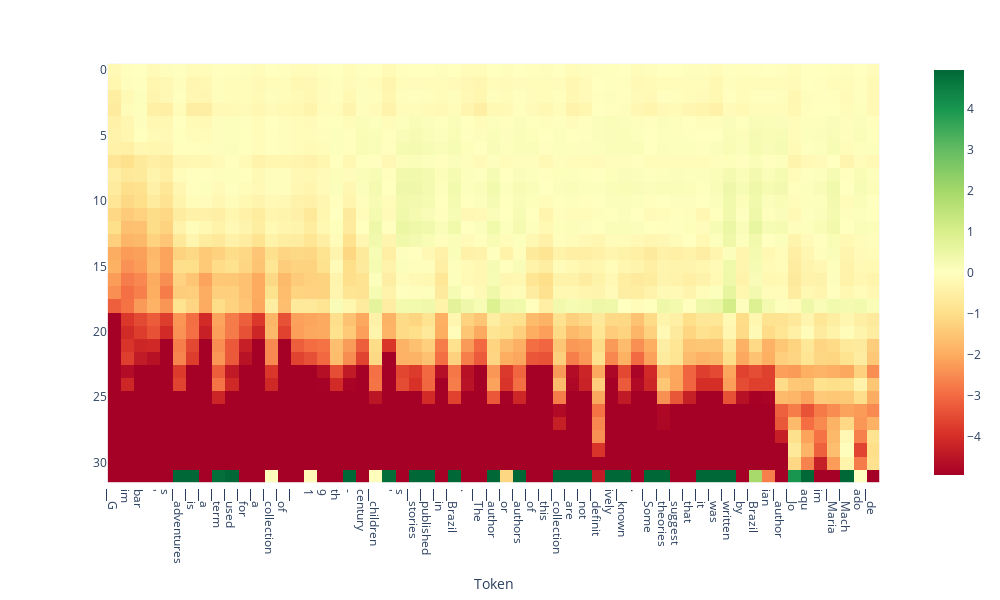

Notebook code for this chart:
### Code cell
tokens = tokenizer.tokenize(output['text'])
doc.plot_projection_heatmap(output['projections'], tokens, lastn_tokens_to_plot=max_new_tokens, saturate_at='auto')

### Figure 1 — Plotly figure (JSON) as saved in the notebook; plotly's stock layout.template omitted (floating-point values rounded to 4 significant figures; data arrays with more than 128 entries replaced by an {"elided": "..."} marker saying what was removed)
{"data": [{"coloraxis": "coloraxis", "hovertemplate": "Token: %{x}<br>y: %{y}<br>color: %{z}<extra></extra>", "name": "0", "type": "heatmap", "xaxis": "x", "yaxis": "y", "z": {"elided": "32x59 float values"}}], "layout": {"coloraxis": {"cmax": 4.935, "cmin": -4.935, "colorscale": [[0, "rgb(165,0,38)"], [0.1, "rgb(215,48,39)"], [0.2, "rgb(244,109,67)"], [0.3, "rgb(253,174,97)"], [0.4, "rgb(254,224,139)"], [0.5, "rgb(255,255,191)"], [0.6, "rgb(217,239,139)"], [0.7, "rgb(166,217,106)"], [0.8, "rgb(102,189,99)"], [0.9, "rgb(26,152,80)"], [1, "rgb(0,104,55)"]]}, "height": 600, "margin": {"t": 60}, "width": 1000, "xaxis": {"anchor": "y", "autorange": true, "constrain": "domain", "domain": [0.03347, 0.9665], "range": [-0.5, 58.5], "scaleanchor": "y", "ticktext": ["▁G", "im", "bar", "'", "s", "▁adventures", "▁is", "▁a", "▁term", "▁used", "▁for", "▁a", "▁collection", "▁of", "▁", "1", "9", "th", "-", "century", "▁children", "'", "s", "▁stories", "▁published", "▁in", "▁Brazil", ".", "▁The", "▁author", "▁or", "▁authors", "▁of", "▁this", "▁collection", "▁are", "▁not", "▁definit", "ively", "▁known", ".", "▁Some", "▁theories", "▁suggest", "▁that", "▁it", "▁was", "▁written", "▁by", "▁Brazil", "ian", "▁author", "▁Jo", "aqu", "im", "▁Maria", "▁Mach", "ado", "▁de", "▁Ass"], "tickvals": [0, 1, 2, 3, 4, 5, 6, 7, 8, 9, 10, 11, 12, 13, 14, 15, 16, 17, 18, 19, 20, 21, 22, 23, 24, 25, 26, 27, 28, 29, 30, 31, 32, 33, 34, 35, 36, 37, 38, 39, 40, 41, 42, 43, 44, 45, 46, 47, 48, 49, 50, 51, 52, 53, 54, 55, 56, 57, 58, 59], "title": {"text": "Token"}}, "yaxis": {"anchor": "x", "autorange": true, "constrain": "domain", "domain": [0, 1], "range": [31.5, -0.5]}}}
